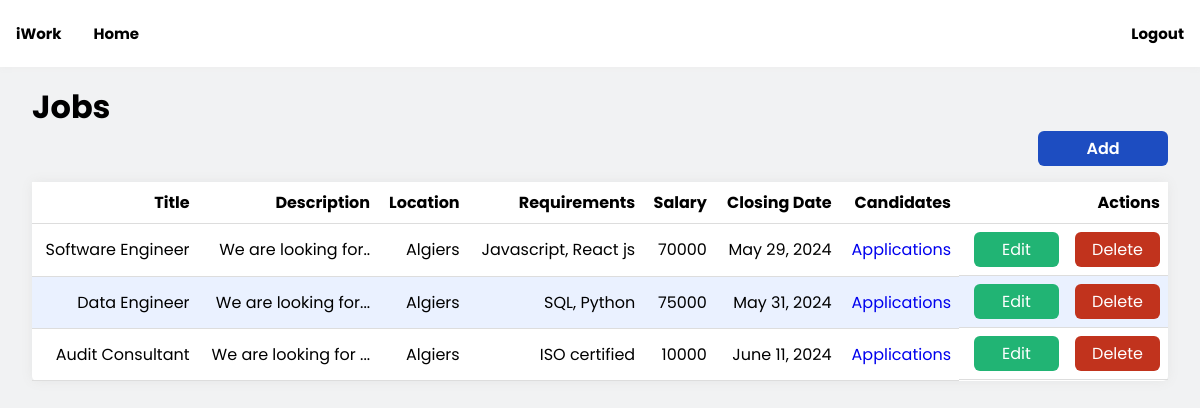
Page /project/jobs/2 on the committed database.
### website/models.py (models this page shows, shortened)
class Job(models.Model):
  job_id = models.AutoField(primary_key=True)  # Auto-incrementing integer as ID
  title = models.CharField(max_length=255)
  employer = models.ForeignKey(Employer, on_delete=models.CASCADE)  # Foreign key to Employer
  description = models.TextField()
  location = models.CharField(max_length=255)
  requirements = models.TextField()  # Text field for listing job requirements
  salary = models.CharField(max_length=255, blank=True)  # Optional salary range or specific amount
  closing_date = models.DateField()  # Application deadline
  category = models.CharField(max_length=255, default="")

### website/views.py (the view)
# urls.py: path('jobs/<int:employer_id>', views.displayJobsEmployer, name='jobs'),
def displayJobsEmployer(request, employer_id):
    list_of_jobs = list(Job.objects.filter(employer=employer_id).values())
    print('list', list_of_jobs)
    context={
        'jobs':list_of_jobs,
        'employer':employer_id
    }
    return render(request, 'employerJobBoard.html', {"data": context})

### website/templates/employerJobBoard.html (shortened to what this page needs)
<!DOCTYPE html>
<html lang="en">
<head>
</head>
<body>
{% include 'header.html' %}
<div class="container">
  <h1>Jobs</h1>
  <div class="right">
      <a class="add-btn" href="{{data.employer}}/new">Add</a>
  </div>
  <table>
    <tr>
      <th class="text-right">Title</th>
      <th class="text-right">Description</th>
      <th class="text-right">Location</th>
      <th class="text-right">Requirements</th>
      <th class="text-right">Salary</th>
      <th class="text-right">Closing Date</th>
      <th class="text-right">Candidates</th>
      <th class="text-right">Actions</th>
    </tr>
    {% for job in data.jobs %}
    <tr>
      <td class="text-right">{{job.title}}</td>
      <td class="text-right">{{job.description}}</td>
      <td class="text-right">{{job.location}}</td>
      <td class="text-right">{{job.requirements}}</td>
      <td class="text-right">{{job.salary}}</td>
      <td class="text-right">{{job.closing_date}}</td>
      <td class="text-right"><a href="{{data.employer}}/{{job.job_id}}/candidates">Applications</a></td>
      <td class="text-right btns">
        <a class="btn edit" href="{{data.employer}}/edit/{{job.job_id}}">Edit</a>
        <a class="btn delete"  onclick="openModal('{{job.job_id}}')">Delete</a>
      </td>
    </tr>
    {% endfor %}
    </table>
</div>
</body>
</html>

### website/templates/header.html (shortened to what this page needs)
<!DOCTYPE html>
<html lang="en">
  <head>
  </head>
  <body>
    <div>
      <div class="topnav">
        <div>
          <a href="" style="font-weight: bold">iWork</a>
          <a href="/project/jobs/" style="font-weight: bold">Home</a>
        </div>
        <div>
          <a href="{% url 'logout' %}" style="float: right; font-weight: bold">Logout</a>
        </div>
      </div>
  </body>
</html>

### website/templates/employerJobBoard.html (style rules this page uses)
table { border-collapse: collapse; width: 100%; margin-top: 1rem; border-radius: 5px; box-shadow: 0px 0px 12px #e5e5e5; background: #fff; }
th, td { padding: 8px; text-align: left; border-bottom: 1px solid #ddd; }
.text-right { text-align: right; }
.container { margin: 1rem 2rem; }
.add-btn { width: 130px; display: flex; background: #1d4dc1; height: 35px; border-radius: 6px; justify-content: center; align-items: center; text-decoration: none; color: #fff; font-weight: 600; }
.btn { width: 85px; display: flex; height: 35px; border-radius: 6px; justify-content: center; align-items: center; text-decoration: none; color: #fff; }
.edit { background-color: #21b474; }
.delete { background-color: #c1331d; }
.right { text-align: -webkit-right; }
.btns { display: flex; justify-content: end; gap: 1rem; }
a { text-decoration: none; }
tr:nth-child(odd) { background-color: #eaf1ff }
th { background-color: #fff; font-weight: bold; }

### website/templates/header.html (style rules this page uses)
* { margin: 0; padding: 0; font-family: "Poppins", sans-serif; }
body { background: #f1f2f3; }
.topnav { background-color: #ffffff; overflow: hidden; box-shadow: 0px 0px 7px #eaeaea; height: 67px; display: flex; align-items: center; justify-content: space-between; }
.topnav a { float: left; color: #000; text-align: center; padding: 14px 16px; text-decoration: none; font-size: 15px; font-family: "Poppins", sans-serif; }
.container { display: flex; flex-direction: column; min-height: 100vh; }

### rows in the picture
Job: title "Software Engineer", description "We are looking for..", location "Algiers", requirements "Javascript, React js", salary "70000", closing_date "May 29, 2024"
Job: title "Data Engineer", description "We are looking for...", location "Algiers", requirements "SQL, Python", salary "75000", closing_date "May 31, 2024"
Job: title "Audit Consultant", description "We are looking for ...", location "Algiers", requirements "ISO certified", salary "10000", closing_date "June 11, 2024"
